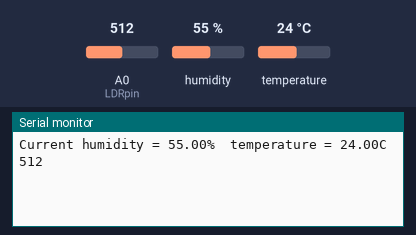
This sketch was run on a simulated ESP8266 (NodeMCU). Shown: the last lines printed to the serial monitor. Inputs (shaded band) come from the test bench; at power-on: humidity 55 %, A0 (LDRpin) = 512, temperature 24 °C. WiFi joins after 1.5 s; servers stay silent unless stated.

Above: at 3.0 s.
3.1 s: humidity set to 88 %
At 9.0 s:
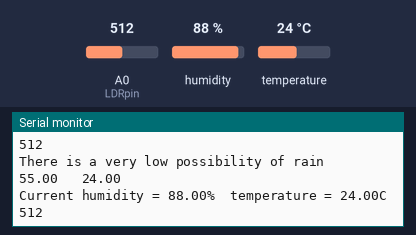
9.3 s: A0 (LDRpin) set to 716
At 14.0 s:
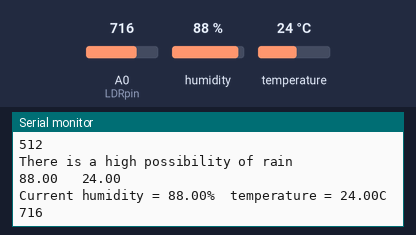
19.3 s: temperature set to 12 °C
At 23.4 s:
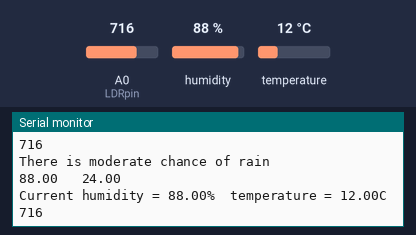
29.4 s: A0 (LDRpin) set to 900
At 34.1 s:
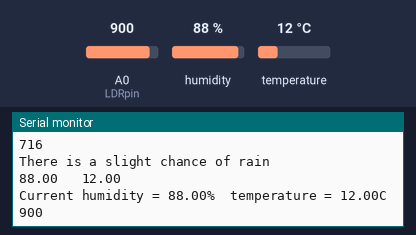
Timing chart, 0 to 35.6 s (numbered marks = the images above; inputs shaded):
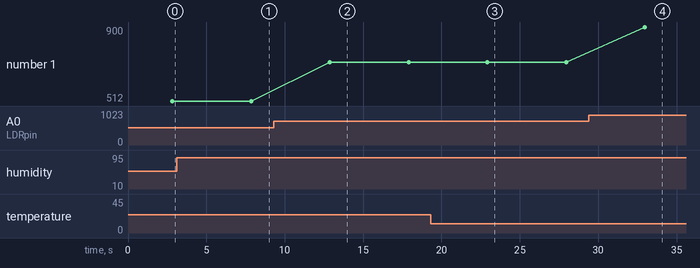

Measured:
- after the input at 3.1 s, the serial monitor: prints a new line after 4.7 s (image 1)
- after the input at 9.3 s, the serial monitor: prints a new line after 3.6 s (image 2)
- after the input at 19.3 s, the serial monitor: prints a new line after 3.6 s (image 3)
- after the input at 29.4 s, the serial monitor: prints a new line after 3.6 s (image 4)
- plotted number 1: 512 → 716 after the input at 9.3 s, 716 → 900 after the input at 29.4 s

The sketch:

COMPETITION1.ino
```cpp
#define BLYNK_PRINT Serial

#include <ESP8266HTTPClient.h>
#include <ESP8266WiFi.h>
#include <BlynkSimpleEsp8266.h>
#include <DHT.h>
#include <Adafruit_Sensor.h>
int LDRpin=A0;
float Humidity,Temperature,Light;
int hotness=0;
// You should get Auth Token in the Blynk App.
// Go to the Project Settings (nut icon).
char auth[] = "a8756ed9b0f244f8aa62d700b2e84630";

// Your WiFi credentials.
// Set password to "" for open networks.
char ssid[] = "Helloitsme";
char pass[] = "arya1999";

#define DHTPIN 2          // What digital pin we're connected to

// Uncomment whatever type you're using!
#define DHTTYPE DHT11     // DHT 11
//#define DHTTYPE DHT22   // DHT 22, AM2302, AM2321
//#define DHTTYPE DHT21   // DHT 21, AM2301

DHT dht(DHTPIN, DHTTYPE);
BlynkTimer timer;

// This function sends Arduino's up time every second to Virtual Pin (5).
// In the app, Widget's reading frequency should be set to PUSH. This means
// that you define how often to send data to Blynk App.
void calculate()
{

    delayMicroseconds(20);


    Serial.print("Current humidity = ");
    Serial.print(dht.readHumidity());
    Serial.print("%  ");
    Serial.print("temperature = ");
    Serial.print(dht.readTemperature());
    Serial.println("C  \n");
    int LDRValue = (float)analogRead(LDRpin); // read the value from the LDR
    Serial.println(LDRValue);      // print the value to the serial port
    Humidity = dht.readHumidity();
    Temperature = dht.readTemperature();
    Light = LDRValue;
    delay(5000);//Wait 5 seconds before accessing sensor again.
    int possibility;
    if(Humidity  > 70.0){
      if(Temperature >= -4.0 && Temperature < 10)
        if(Light < 500) possibility = 3;
        else if(Light < 700) possibility = 2;
        else if(Light < 800) possibility = 1;
        else if(Light < 1000) possibility = 0;
        else possibility = -1;
      else if(Temperature >= 10 && Temperature < 17)
        if(Light < 500)  possibility = 4;
        else if(Light < 700) possibility = 3;
        else if(Light < 800) possibility = 2;
        else if(Light < 1000) possibility = 1;
        else possibility = 0;
      else if(Temperature >=17 && Temperature < 27)
        if(Light < 500) possibility = 5;
        else if(Light < 700) possibility = 4;
        else if(Light < 800) possibility = 3;
        else if(Light < 1000) possibility = 1;
        else possibility = 0;
      else if(Temperature >=27)
        if(Light < 500) possibility = 5;
        else if(Light < 700) possibility = 4;
        else if(Light < 800) possibility = 3;
        else if(Light < 1000) possibility = 1;
        else{
          possibility = 0;
          hotness=1;
          digitalWrite(16,HIGH);
        }
    }

    else if(Humidity <= 65.0){
        possibility = 0;
        if(Temperature>30) {
          hotness=1;
          digitalWrite(16,HIGH);
        }
    }


    switch (possibility){
      case -1:
        if(hotness==1)
        {
          Blynk.virtualWrite(V0,"It's hot outside!!");
          //trigger
        }
        else Blynk.virtualWrite(V0," very low chance of rain");
        break;
      case 0:
        Serial.println("There is a very low possibility of rain \n");
        Blynk.virtualWrite(V0," very low chance of rain");
        break;
      case 1:

        Serial.print("There is a low possibility of rain \n");
        Blynk.virtualWrite(V0,"Low chances of rain \n");
        break;
      case 2:
        Serial.print("There is a slight chance of rain \n");
        Blynk.virtualWrite(V0,"Slight chance of rain \n");
        break;
      case 3:
        Serial.print("There is moderate chance of rain \n");
        Blynk.virtualWrite(V0,"Moderate chance of rain \n");
        break;
      case 4:
        Serial.print("There is a high possibility of rain \n");
        Blynk.virtualWrite(V0,"High chance of rain");
        break;
      case 5:
        Serial.print("There is a very high possibility of rain \n");
        Blynk.virtualWrite(V0,"Very high chance of rain");
    }
}

void sendSensor()
{
  calculate();

  if (isnan(Humidity) || isnan(Temperature)) {
    Serial.println("Failed to read from DHT sensor!");
    return;
  } else {
    Serial.print(Humidity); Serial.print("   ");Serial.println(Temperature);

  }
  // You can send any value at any time.
  // Please don't send more that 10 values per second.
  Blynk.virtualWrite(V5, Humidity);
  Blynk.virtualWrite(V6,Temperature);
}

void setup()
{
  // Debug console
  Serial.begin(115200);

  /*WiFi.begin("Helloitsme", "arya1999");   //WiFi connection

  while (WiFi.status() != WL_CONNECTED) {  //Wait for the WiFI connection completion

    delay(500);
    Serial.println("Waiting for connection");

  }

  callIFTTT();
 */
  Blynk.begin(auth, ssid, pass);
  // You can also specify server:
  //Blynk.begin(auth, ssid, pass, "blynk-cloud.com", 80);
  //Blynk.begin(auth, ssid, pass, IPAddress(192,168,1,100), 8080);

  dht.begin();


  // Setup a function to be called every second
  timer.setInterval(1000L, sendSensor);
}
/*void callIFTTT(){

 if(WiFi.status()== WL_CONNECTED){   //Check WiFi connection status
 Serial.println("Connected");
   HTTPClient http;    //Declare object of class HTTPClient

   http.begin("http://maker.ifttt.com/trigger/gopakumar/with/key/bL7jokzxNCxT9tNzXeRJgKZY9TwgdfLJsHaNsasmghy");      //Specify request destination
   http.addHeader("Content-Type", "text/plain");  //Specify content-type header

   int httpCode = http.POST("Message from ESP8266");   //Send the request
   String payload = http.getString();                  //Get the response payload

   Serial.println(httpCode);   //Print HTTP return code
   Serial.println(payload);    //Print request response payload

   http.end();  //Close connection

 }else{

    Serial.println("Error in WiFi connection");

 }
}
*/

void loop()
{

  Blynk.run();
  timer.run();
}
```
